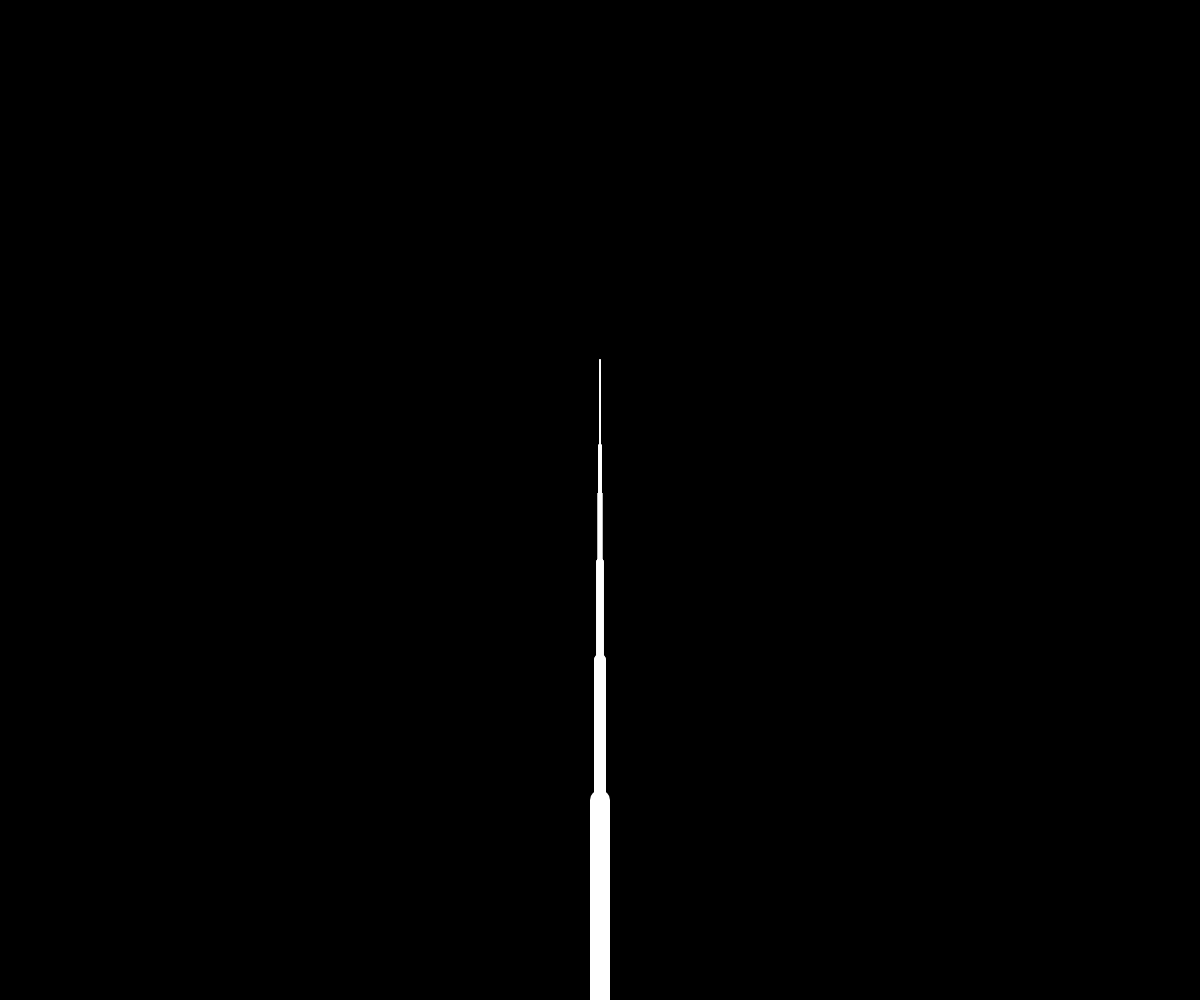
Frame 1 (no input)
Frame 60 (no input): identical to frame 1, image omitted
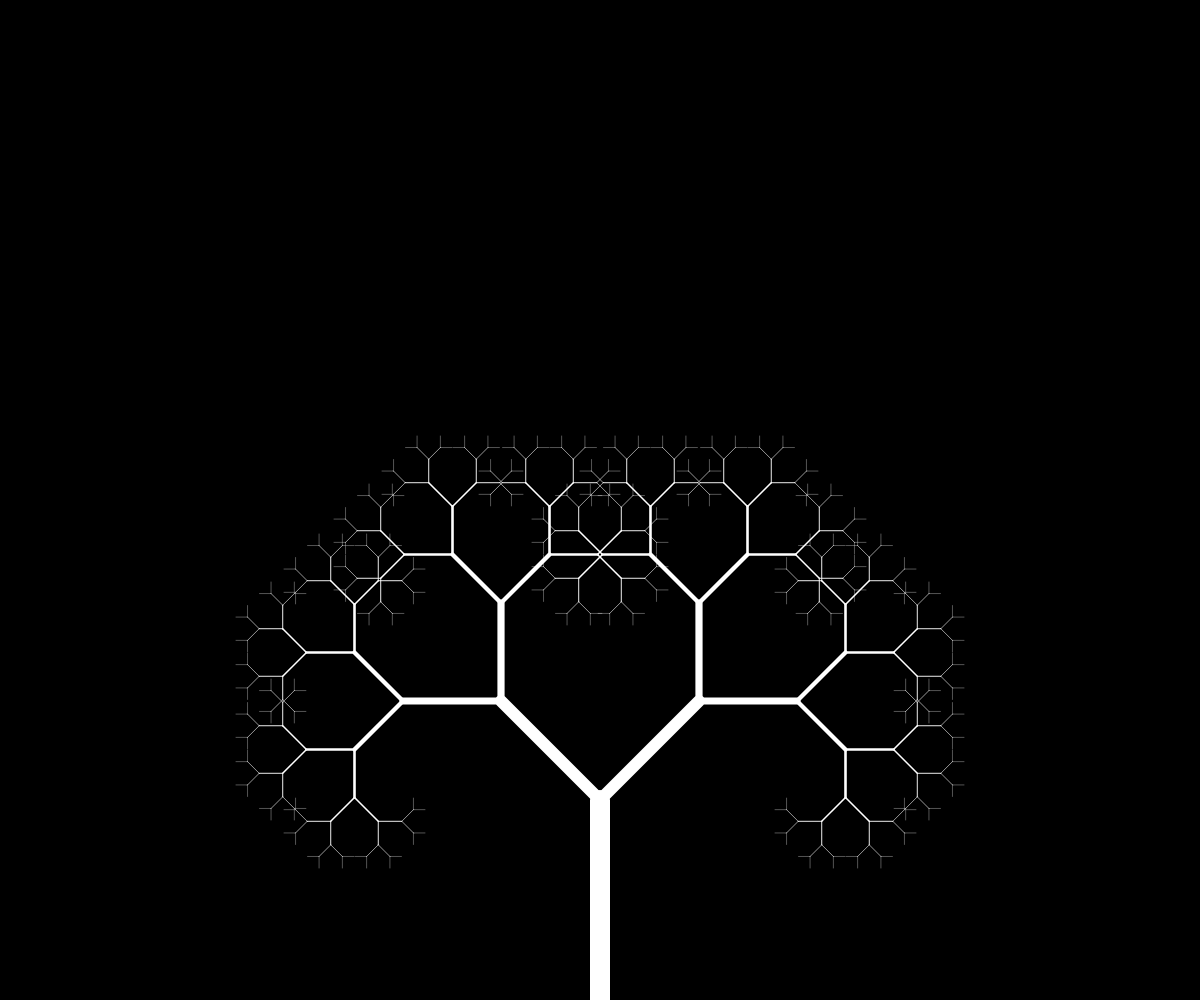
Frame 120 (the mouse pressed at the canvas centre since frame 60)

The p5.js sketch that drew these frames (run headless with seeded random() and noise() and a simulated clock; from frame 60 on, the mouse is pressed at the canvas centre):

// p5.js sketch
// ── sketch.js
function setup() {
    createCanvas(windowWidth, windowHeight)
    background(0)
}

function draw() {
    background(0)
    translate(width/2, height)
    branch(200,20)
}

function branch(len, w) {
    stroke(255)
    strokeWeight(w)    
    line(0,0,0,-len)
    translate(0, -len)

    len*= 0.7
    w*= 0.6
    let theta = map(mouseX, 0,width, 0,PI/2)

    if (len >10) {
        push()
        rotate(theta)
        branch(len,w)
        pop()
    
        push()
        rotate(-theta)
        branch(len,w)
        pop()
    }
        
}
